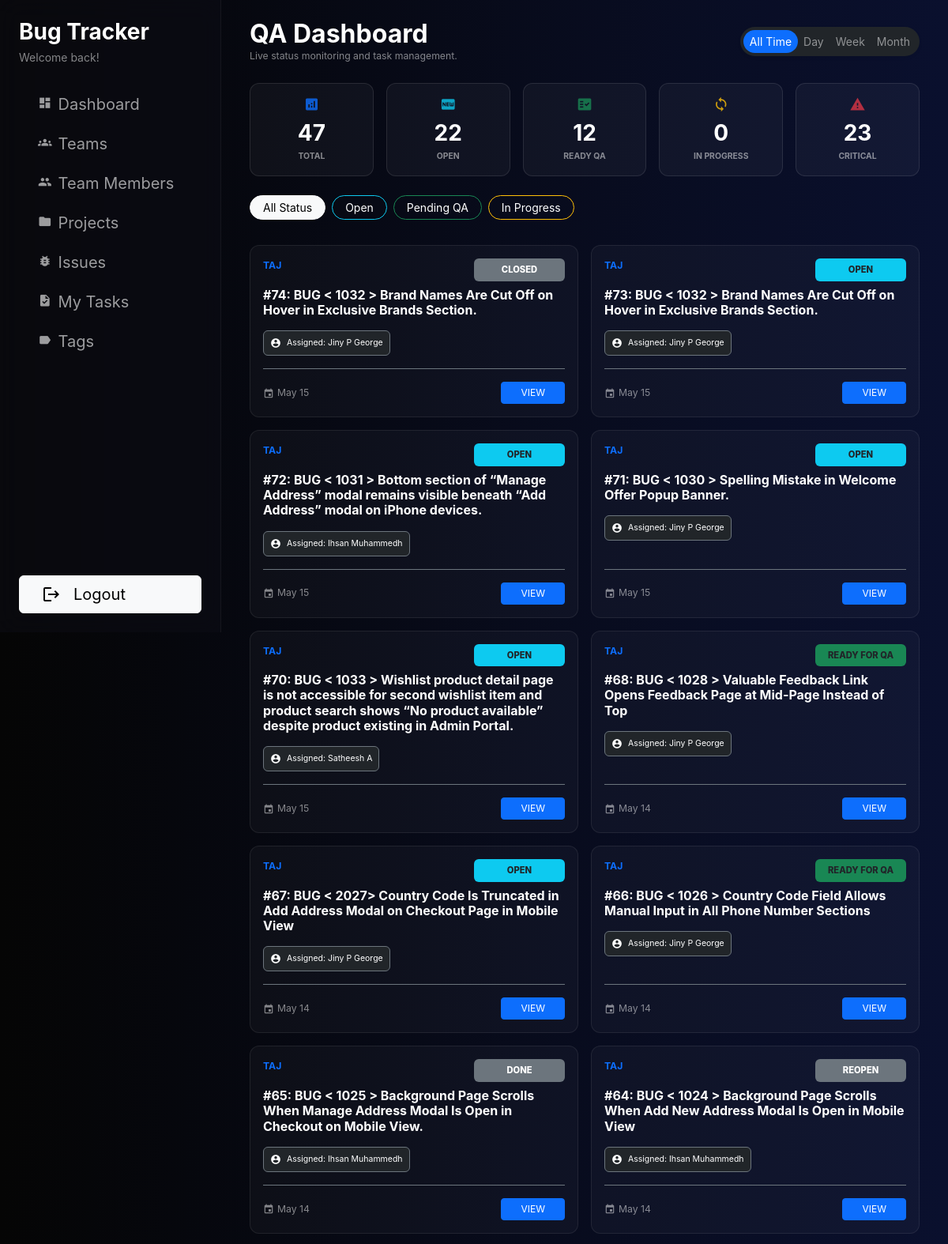
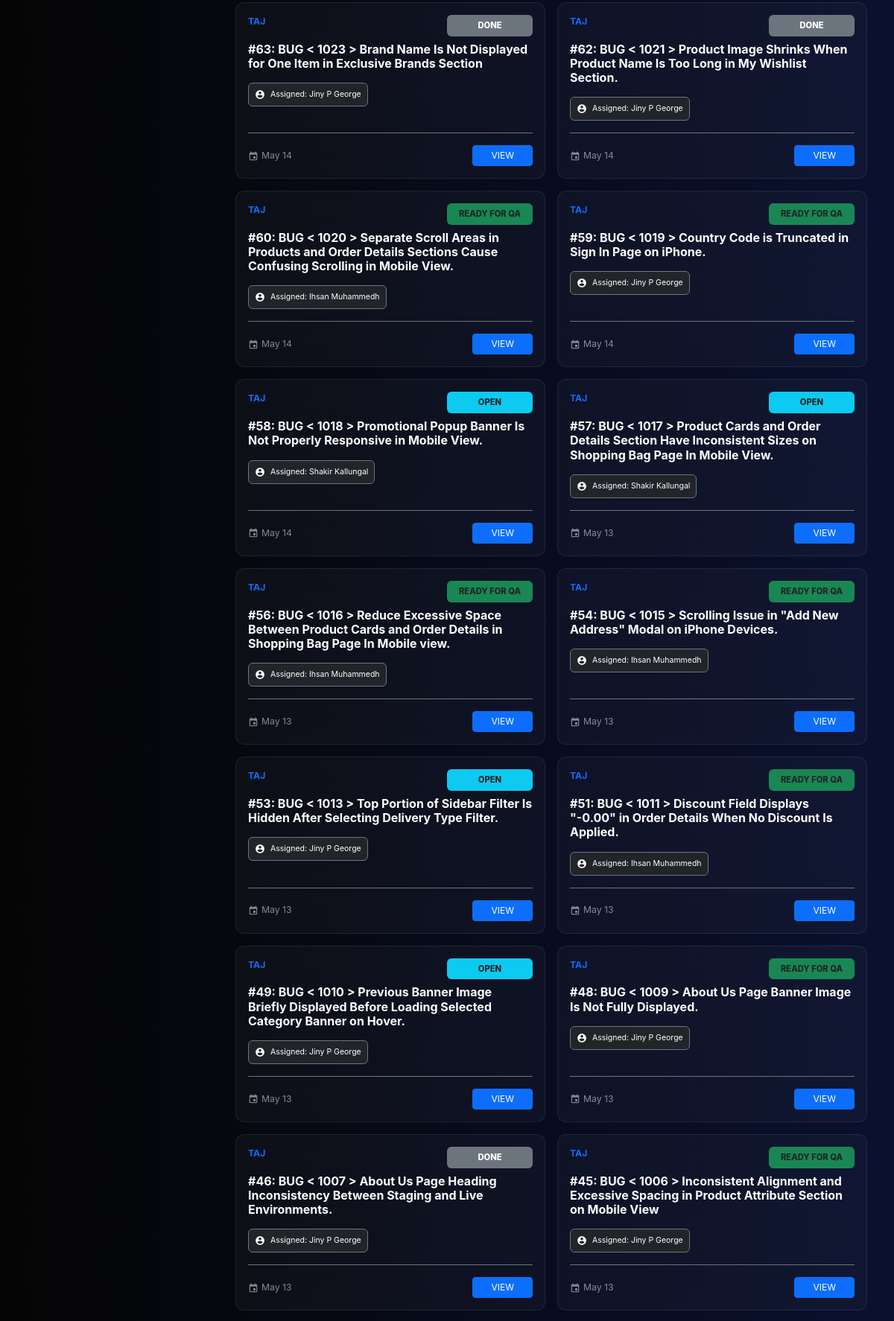
The app's page /my-tasks/ (signed in, upper part) with its own data (2 pictures, top to bottom).
### issues/models.py (models this page shows, shortened)
class Issue(models.Model):
    project = models.ForeignKey(
        Project,
        on_delete=models.CASCADE,
        related_name='issues',
    )
    title = models.CharField(max_length=255)
    description = models.TextField(blank=True)
    issue_type = models.CharField(
        max_length=20,
        choices=IssueTypeChoices.choices,
        default=IssueTypeChoices.TASK,
    )
    drive_url = models.CharField(max_length=500,
        null=True,
        blank=True
        )
    reporter = models.ForeignKey(
        settings.AUTH_USER_MODEL,
        on_delete=models.SET_NULL,
        null=True,
        blank=True,
        related_name='reported_issues',
    )
    assignee = models.ForeignKey(
        settings.AUTH_USER_MODEL,
        on_delete=models.SET_NULL,
        null=True,
        blank=True,
        related_name='assigned_issues',
    )
    priority = models.CharField(
        max_length=20,
        choices=IssuePriorityChoices.choices,
        default=IssuePriorityChoices.MEDIUM,
    )
    environment = models.CharField(
        max_length=20,
        choices=IssueEnvironmentChoices.choices,
        default=IssueEnvironmentChoices.STAGING,
    )
    status = models.CharField(
        max_length=20,
        choices=IssueStatusChoices.choices,
        default=IssueStatusChoices.OPEN,
    )
    time_estimate_hours = models.DecimalField(
        max_digits=6,
        decimal_places=2,
        null=True,
        blank=True,
        help_text='Estimated effort in hours',
    )
    related_issue = models.ForeignKey(
        'self',
        on_delete=models.SET_NULL,
        null=True,
        blank=True,
        related_name='related_issues',
        help_text='Optional related or parent issue',
        limit_choices_to={'issue_type': IssueTypeChoices.TASK},  # optional extra safety
    )
    tags = models.ManyToManyField(
        'Tag',
        related_name='issues',
        blank=True,
        help_text='Tags used to classify this issue',
    )
    remarks = models.TextField(blank=True)
    qa_note = models.TextField(blank=True)
    image_1 = CloudinaryField('image', null=True, blank=True)
    image_2 = CloudinaryField('image', null=True, blank=True)
    image_3 = CloudinaryField('image', null=True, blank=True)
    image_4 = CloudinaryField('image', null=True, blank=True)
    created_by = models.ForeignKey(
        settings.AUTH_USER_MODEL,
        on_delete=models.SET_NULL,
        null=True,
        blank=True,
        related_name='created_issues',
    )
    created_at = models.DateTimeField(auto_now_add=True)
    updated_at = models.DateTimeField(auto_now=True)
    class Meta:
        ordering = ['-created_at']

class Project(models.Model):
    name = models.CharField(max_length=255)
    code = models.CharField(max_length=50, unique=True)
    description = models.TextField(blank=True)
    owner = models.ForeignKey(
        settings.AUTH_USER_MODEL,
        on_delete=models.SET_NULL,
        null=True,
        blank=True,
        related_name='owned_projects',
    )
    team = models.ForeignKey(
        'users.Team',  # change this string if your Team model lives elsewhere
        on_delete=models.SET_NULL,
        null=True,
        blank=True,
        related_name='projects',
    )
    is_active = models.BooleanField(default=True)
    created_by = models.ForeignKey(
        settings.AUTH_USER_MODEL,
        on_delete=models.SET_NULL,
        null=True,
        blank=True,
        related_name='created_projects',
    )
    created_at = models.DateTimeField(auto_now_add=True)
    updated_at = models.DateTimeField(auto_now=True)
    class Meta:
        ordering = ['name']

### users/models.py (models this page shows)
class User(AbstractUser):
    pass

### issues/views.py (the view)
# urls.py: path('my-tasks/', MyIssueListView.as_view(), name='my_issue_list'),
class MyIssueListView(LoginRequiredMixin, ListView):
    model = Issue
    template_name = 'issues/my_task.html'
    context_object_name = 'issues'
    def get_queryset(self):
        user = self.request.user
        role = getattr(user.team_member, 'role', None)
        if role == TeamMemberRoleChoices.QA:
            qs = Issue.objects.filter(reporter=user)
        else:
            qs = Issue.objects.filter(assignee=user)
        date_filter = self.request.GET.get('date_filter')
        now = timezone.now()
        if date_filter == 'day':
            qs = qs.filter(created_at__gte=now - timedelta(days=1))
        elif date_filter == 'week':
            qs = qs.filter(created_at__gte=now - timedelta(weeks=1))
        elif date_filter == 'month':
            qs = qs.filter(created_at__gte=now - timedelta(days=30))
        status = self.request.GET.get('status')
        if status:
            if status == 'pending_qa':
                qs = qs.filter(status='ready_for_qa')
            else:
                qs = qs.filter(status=status)
        return qs.select_related('project', 'assignee', 'reporter').distinct().order_by('-created_at')
    def get_context_data(self, **kwargs):
        context = super().get_context_data(**kwargs)
        user = self.request.user
        role = getattr(user.team_member, 'role', None)
        context['view_perspective'] = 'QA' if role == TeamMemberRoleChoices.QA else TeamMemberRoleChoices.DEVELOPER
        if role == TeamMemberRoleChoices.QA:
            base_metrics = Issue.objects.filter(reporter=user)
        else:
            base_metrics = Issue.objects.filter(assignee=user)
        context['metrics'] = base_metrics.aggregate(
            total=Count('id'),
            open=Count('id', filter=Q(status='open')),
            pending_qa=Count('id', filter=Q(status='ready_for_qa')),
            in_progress=Count('id', filter=Q(status='in_progress')),
            critical=Count('id', filter=Q(priority='high'))
        )
        context['current_status'] = self.request.GET.get('status', '')
        context['current_date_filter'] = self.request.GET.get('date_filter', 'all')
        return context

### templates/issues/my_task.html (shortened to what this page needs)
{% extends "users/index.html" %}
{% block dashboard_content %}
    <div class="d-flex justify-content-between align-items-center mb-4">
        <div>
            <h2 class="text-white fw-bold mb-0">{{ view_perspective }} Dashboard</h2>
            <p class="text-white-50 small mb-0">Live status monitoring and task management.</p>
        </div>
        <div class="btn-group btn-group-sm bg-dark p-1 rounded-pill shadow-sm">
            <a href="?date_filter=all&status={{ current_status }}" class="btn rounded-pill border-0 {% if current_date_filter == 'all' %}btn-primary text-white{% else %}text-white-50{% endif %}">All Time</a>
            <a href="?date_filter=day&status={{ current_status }}" class="btn rounded-pill border-0 {% if current_date_filter == 'day' %}btn-primary text-white{% else %}text-white-50{% endif %}">Day</a>
            <a href="?date_filter=week&status={{ current_status }}" class="btn rounded-pill border-0 {% if current_date_filter == 'week' %}btn-primary text-white{% else %}text-white-50{% endif %}">Week</a>
            <a href="?date_filter=month&status={{ current_status }}" class="btn rounded-pill border-0 {% if current_date_filter == 'month' %}btn-primary text-white{% else %}text-white-50{% endif %}">Month</a>
        </div>
    </div>
    <div class="row g-3 mb-4">
        <div class="col">
            <div class="metric-box">
                <i class="material-icons text-primary">analytics</i>
                <h3 class="text-white">{{ metrics.total|default:0 }}</h3>
                <div class="metric-label">TOTAL</div>
            </div>
        </div>
        <div class="col">
            <div class="metric-box">
                <i class="material-icons text-info">fiber_new</i>
                <h3 class="text-white">{{ metrics.open|default:0 }}</h3>
                <div class="metric-label">OPEN</div>
            </div>
        </div>
        <div class="col">
            <div class="metric-box">
                <i class="material-icons text-success">fact_check</i>
                <h3 class="text-white">{{ metrics.pending_qa|default:0 }}</h3>
                <div class="metric-label">READY QA</div>
            </div>
        </div>
        <div class="col">
            <div class="metric-box">
                <i class="material-icons text-warning">sync</i>
                <h3 class="text-white">{{ metrics.in_progress|default:0 }}</h3>
                <div class="metric-label">IN PROGRESS</div>
            </div>
        </div>
        <div class="col">
            <div class="metric-box">
                <i class="material-icons text-danger">report_problem</i>
                <h3 class="text-white">{{ metrics.critical|default:0 }}</h3>
                <div class="metric-label">CRITICAL</div>
            </div>
        </div>
    </div>
    <div class="d-flex gap-2 mb-4 overflow-auto pb-2">
        <a href="?status=&date_filter={{ current_date_filter }}" class="btn btn-sm px-3 rounded-pill {% if not current_status %}btn-light{% else %}btn-outline-secondary text-white{% endif %}">All Status</a>
        <a href="?status=open&date_filter={{ current_date_filter }}" class="btn btn-sm px-3 rounded-pill {% if current_status == 'open' %}btn-info text-dark{% else %}btn-outline-info text-white{% endif %}">Open</a>
        <a href="?status=pending_qa&date_filter={{ current_date_filter }}" class="btn btn-sm px-3 rounded-pill {% if current_status == 'pending_qa' %}btn-success text-dark{% else %}btn-outline-success text-white{% endif %}">Pending QA</a>
        <a href="?status=in_progress&date_filter={{ current_date_filter }}" class="btn btn-sm px-3 rounded-pill {% if current_status == 'in_progress' %}btn-warning text-dark{% else %}btn-outline-warning text-white{% endif %}">In Progress</a>
    </div>
    <div class="row g-3">
        {% for issue in issues %}
        <div class="col-12 col-md-6 d-flex align-items-stretch">
            <div class="issue-card p-3 w-100">
                <div>
                    <div class="d-flex justify-content-between align-items-start mb-2">
                        <small class="text-primary fw-bold">{{ issue.project.code }}</small>
                        <span class="status-badge-fixed
                            {% if issue.status == 'open' %}bg-info text-dark
                            {% elif issue.status == 'ready_for_qa' %}bg-success text-dark
                            {% elif issue.status == 'in_progress' %}bg-warning text-dark
                            {% else %}bg-secondary text-white{% endif %}">
                            {{ issue.get_status_display }}
                        </span>
                    </div>
                    <h6 class="text-white fw-bold mb-3">#{{ issue.pk }}: {{ issue.title }}</h6>
                    <div class="badge bg-dark border border-secondary text-start p-2 fw-normal mb-3">
                        <i class="material-icons align-middle smaller me-1" style="font-size: 14px;">account_circle</i>
                        {% if view_perspective == 'QA' %}Assigned: {{ issue.assignee.get_full_name|default:issue.assignee.username }}{% else %}Reporter: {{ issue.reporter.get_full_name|default:issue.reporter.username }}{% endif %}
                    </div>
                </div>
                <div class="d-flex justify-content-between align-items-center pt-3 border-top border-secondary">
                    <small class="text-white-50"><i class="material-icons align-middle me-1" style="font-size: 14px;">event</i>{{ issue.created_at|date:"M d" }}</small>
                    <a href="{% url 'issues:issue_detail' issue.pk %}" class="btn btn-sm btn-primary px-4 py-1" style="font-size: 0.75rem;">VIEW</a>
                </div>
            </div>
        </div>
        {% endfor %}
    </div>
{% endblock %}

### templates/users/index.html (style rules this page uses)
:root { --glass-bg: rgba(255, 255, 255, 0.06); --sidebar-width: 280px; }
body { font-family: 'Inter', 'Google Sans', sans-serif; background: linear-gradient(to left, #0a102e 0%, #050505 100%); min-height: 100vh; font-size: 0.875rem; color: rgba(255, 255, 255, 0.9); }

### templates/issues/my_task.html (style rules this page uses)
.issue-card { background: rgba(255, 255, 255, 0.03); border: 1px solid rgba(255, 255, 255, 0.08); border-radius: 12px; height: 100%; display: flex; flex-direction: column; justify-content: space-between; transition: all 0.2s ease; }
.status-badge-fixed { width: 115px; text-align: center; padding: 6px 0; border-radius: 6px; font-size: 0.7rem; font-weight: 800; text-transform: uppercase; display: inline-block; }
.metric-box { background: rgba(255, 255, 255, 0.04); border: 1px solid rgba(255, 255, 255, 0.1); border-radius: 12px; padding: 1rem; text-align: center; }
.metric-box i { font-size: 20px; opacity: 0.8; }
.metric-box h3 { font-weight: 700; margin: 5px 0; }
.metric-label { font-size: 0.65rem; color: rgba(255,255,255,0.5); font-weight: 700; }

### records on screen
Issue: project.code "TAJ", status "CLOSED", pk "74", title "BUG < 1032 > Brand Names Are Cut Off on Hover in Exclusive Brands Section.", assignee.get_full_name "Jiny P George", created_at "May 15"
Issue: project.code "TAJ", status "OPEN", pk "73", title "BUG < 1032 > Brand Names Are Cut Off on Hover in Exclusive Brands Section.", assignee.get_full_name "Jiny P George", created_at "May 15"
Issue: project.code "TAJ", status "OPEN", pk "72", title "BUG < 1031 > Bottom section of “Manage Address” modal remains visible beneath “Add Address” modal on iPhone devices.", assignee.get_full_name "Ihsan Muhammedh", created_at "May 15"
Issue: project.code "TAJ", status "OPEN", pk "71", title "BUG < 1030 > Spelling Mistake in Welcome Offer Popup Banner.", assignee.get_full_name "Jiny P George", created_at "May 15"
Issue: project.code "TAJ", status "OPEN", pk "70", title "BUG < 1033 > Wishlist product detail page is not accessible for second wishlist item and product search shows “No product available” despite product existing in Admin Portal.", assignee.get_full_name "Satheesh A", created_at "May 15"
Issue: project.code "TAJ", status "READY FOR QA", pk "68", title "BUG < 1028 > Valuable Feedback Link Opens Feedback Page at Mid-Page Instead of Top", assignee.get_full_name "Jiny P George", created_at "May 14"
Issue: project.code "TAJ", status "OPEN", pk "67", title "BUG < 2027> Country Code Is Truncated in Add Address Modal on Checkout Page in Mobile View", assignee.get_full_name "Jiny P George", created_at "May 14"
Issue: project.code "TAJ", status "READY FOR QA", pk "66", title "BUG < 1026 > Country Code Field Allows Manual Input in All Phone Number Sections", assignee.get_full_name "Jiny P George", created_at "May 14"
Issue: project.code "TAJ", status "DONE", pk "65", title "BUG < 1025 > Background Page Scrolls When Manage Address Modal Is Open in Checkout on Mobile View.", assignee.get_full_name "Ihsan Muhammedh", created_at "May 14"
Issue: project.code "TAJ", status "REOPEN", pk "64", title "BUG < 1024 > Background Page Scrolls When Add New Address Modal Is Open in Mobile View", assignee.get_full_name "Ihsan Muhammedh", created_at "May 14"
Issue: project.code "TAJ", status "DONE", pk "63", title "BUG < 1023 > Brand Name Is Not Displayed for One Item in Exclusive Brands Section", assignee.get_full_name "Jiny P George", created_at "May 14"
Issue: project.code "TAJ", status "DONE", pk "62", title "BUG < 1021 > Product Image Shrinks When Product Name Is Too Long in My Wishlist Section.", assignee.get_full_name "Jiny P George", created_at "May 14"
Issue: project.code "TAJ", status "READY FOR QA", pk "60", title "BUG < 1020 > Separate Scroll Areas in Products and Order Details Sections Cause Confusing Scrolling in Mobile View.", assignee.get_full_name "Ihsan Muhammedh", created_at "May 14"
Issue: project.code "TAJ", status "READY FOR QA", pk "59", title "BUG < 1019 > Country Code is Truncated in Sign In Page on iPhone.", assignee.get_full_name "Jiny P George", created_at "May 14"
Issue: project.code "TAJ", status "OPEN", pk "58", title "BUG < 1018 > Promotional Popup Banner Is Not Properly Responsive in Mobile View.", assignee.get_full_name "Shakir Kallungal", created_at "May 14"
Issue: project.code "TAJ", status "OPEN", pk "57", title "BUG < 1017 > Product Cards and Order Details Section Have Inconsistent Sizes on Shopping Bag Page In Mobile View.", assignee.get_full_name "Shakir Kallungal", created_at "May 13"
Issue: project.code "TAJ", status "READY FOR QA", pk "56", title "BUG < 1016 > Reduce Excessive Space Between Product Cards and Order Details in Shopping Bag Page In Mobile view.", assignee.get_full_name "Ihsan Muhammedh", created_at "May 13"
Issue: project.code "TAJ", status "READY FOR QA", pk "54", title "BUG < 1015 > Scrolling Issue in \"Add New Address\" Modal on iPhone Devices.", assignee.get_full_name "Ihsan Muhammedh", created_at "May 13"
Issue: project.code "TAJ", status "OPEN", pk "53", title "BUG < 1013 > Top Portion of Sidebar Filter Is Hidden After Selecting Delivery Type Filter.", assignee.get_full_name "Jiny P George", created_at "May 13"
Issue: project.code "TAJ", status "READY FOR QA", pk "51", title "BUG < 1011 > Discount Field Displays \"-0.00\" in Order Details When No Discount Is Applied.", assignee.get_full_name "Ihsan Muhammedh", created_at "May 13"
Issue: project.code "TAJ", status "OPEN", pk "49", title "BUG < 1010 > Previous Banner Image Briefly Displayed Before Loading Selected Category Banner on Hover.", assignee.get_full_name "Jiny P George", created_at "May 13"
Issue: project.code "TAJ", status "READY FOR QA", pk "48", title "BUG < 1009 > About Us Page Banner Image Is Not Fully Displayed.", assignee.get_full_name "Jiny P George", created_at "May 13"
Issue: project.code "TAJ", status "DONE", pk "46", title "BUG < 1007 > About Us Page Heading Inconsistency Between Staging and Live Environments.", assignee.get_full_name "Jiny P George", created_at "May 13"
Issue: project.code "TAJ", status "READY FOR QA", pk "45", title "BUG < 1006 > Inconsistent Alignment and Excessive Spacing in Product Attribute Section on Mobile View", assignee.get_full_name "Jiny P George", created_at "May 13"

### other values on screen
{{ view_perspective }} "QA"
{{ metrics.total|default:0 }} "47"
{{ metrics.open|default:0 }} "22"
{{ metrics.pending_qa|default:0 }} "12"
{{ metrics.in_progress|default:0 }} "0"
{{ metrics.critical|default:0 }} "23"
